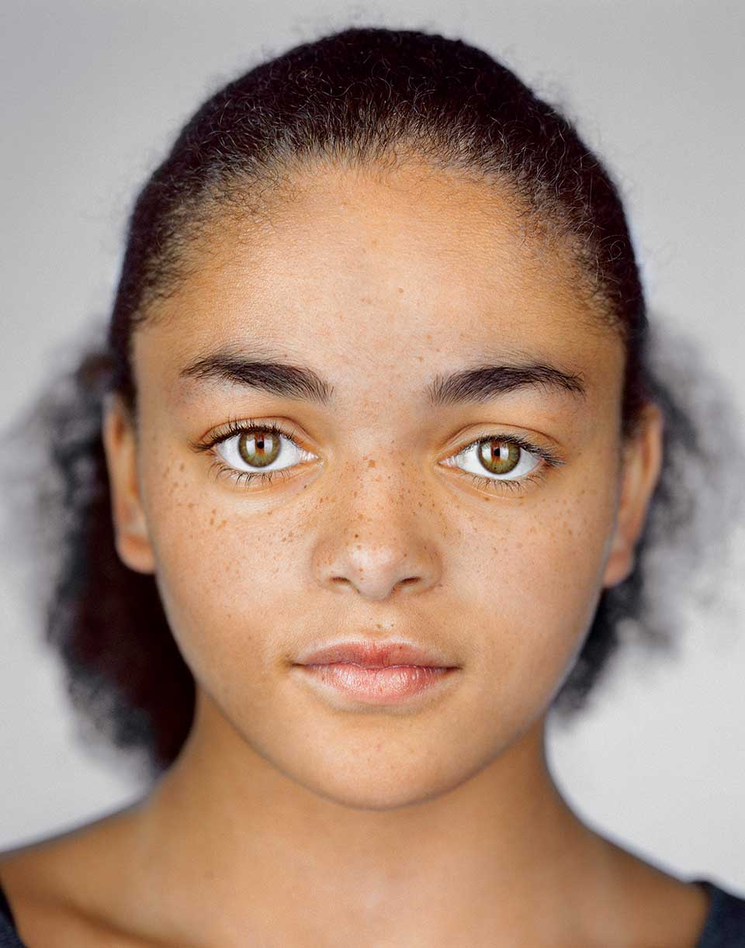
#> input picture imagens/entrada/img_1.png, 745 x 948 px, shrunk from 960 x 1222 before the run
$ python -i funcoes.py   (imports and definitions only)
#> lines starting #> are read from the running program, lines starting #| are printed output that depends on the picture; after the words box and inside, x2 and y2 are one past the last pixel; in counts of white or black regions, pixels touching at a corner belong together
#> further down, picture is the input picture: shape (948, 745, 3); mean B, G, R 123, 139.6, 167.1
import cv2 as cv
import numpy as np
from matplotlib import colors
from matplotlib import pyplot as plt


def skin_detection(imagem):
    # define os limites superior e inferior do pixel HSV
    # intensidades a serem consideradas 'pele'
    lower = np.array([0, 48, 80], dtype="uint8")
    upper = np.array([20, 255, 255], dtype="uint8")
    converted = cv.cvtColor(imagem, cv.COLOR_BGR2HSV)
#> converted: shape (948, 745, 3); mean H, S, V 37.3, 79.1, 167.6
    skinMask = cv.inRange(converted, lower, upper)
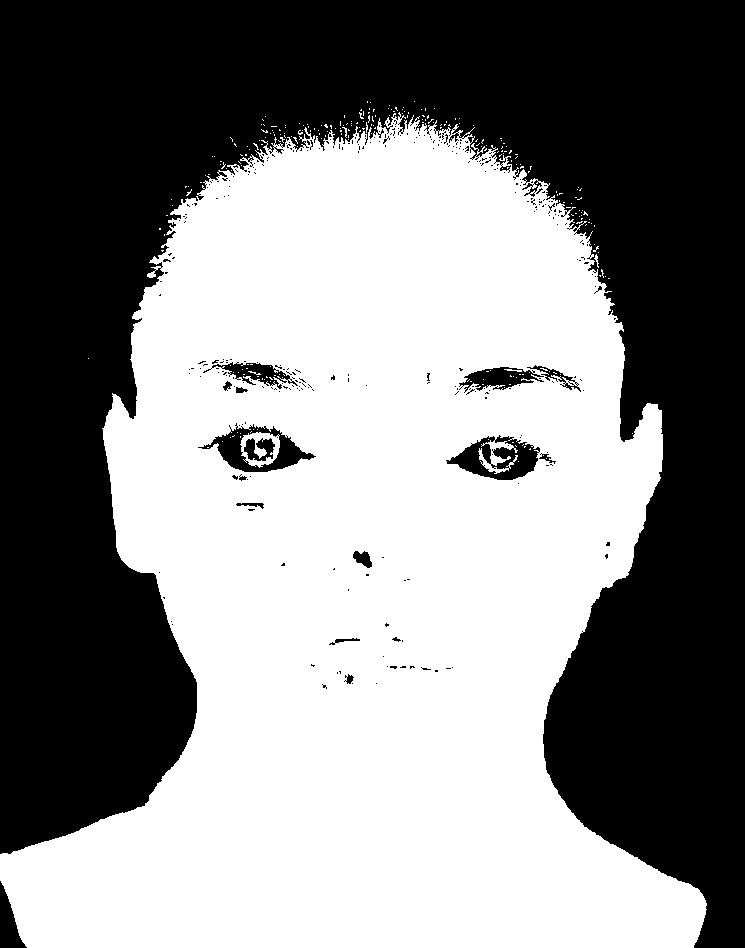
#> skinMask: shape (948, 745); 52.8% white; 318 black regions (301 under 20 px), largest, box (x1, y1, x2, y2) and area: (0, 0, 745, 948) 323991, (446, 435, 540, 480) 2169, (198, 423, 316, 472) 1966
    # aplicação de uma série de erosões e dilatações na máscara
    # usando um kernel elíptico
    kernel = cv.getStructuringElement(cv.MORPH_ELLIPSE, (11, 11))
    skinMask = cv.erode(skinMask, kernel, iterations=2)
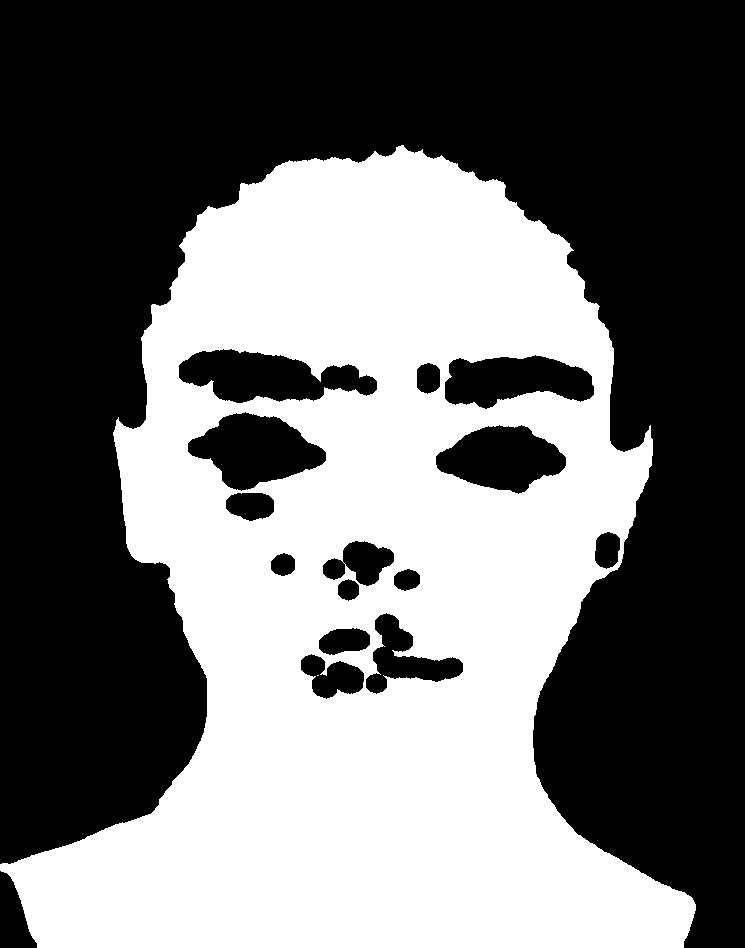
#> skinMask: shape (948, 745); 44.3% white; 2 white regions (1 under 20 px), largest, box (x1, y1, x2, y2) and area: (0, 145, 696, 948) 312599
    skinMask = cv.dilate(skinMask, kernel, iterations=2)
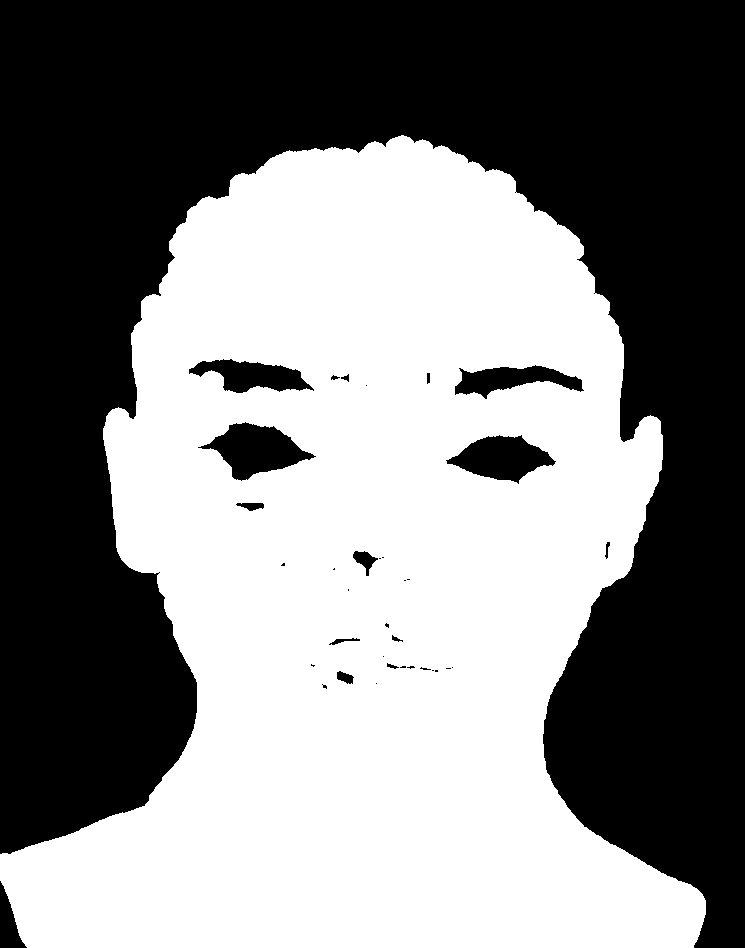
#> skinMask: shape (948, 745); 51.1% white; 36 black regions (20 under 20 px), largest, box (x1, y1, x2, y2) and area: (0, 0, 745, 948) 332230, (198, 422, 316, 481) 3513, (446, 435, 556, 484) 3074
    # desfoque a máscara para ajudar a remover o ruído e, em seguida, aplique o
    # máscara para a moldura
    skinMask = cv.GaussianBlur(skinMask, (3, 3), 0)
    skin = cv.bitwise_and(imagem, imagem, mask=skinMask)
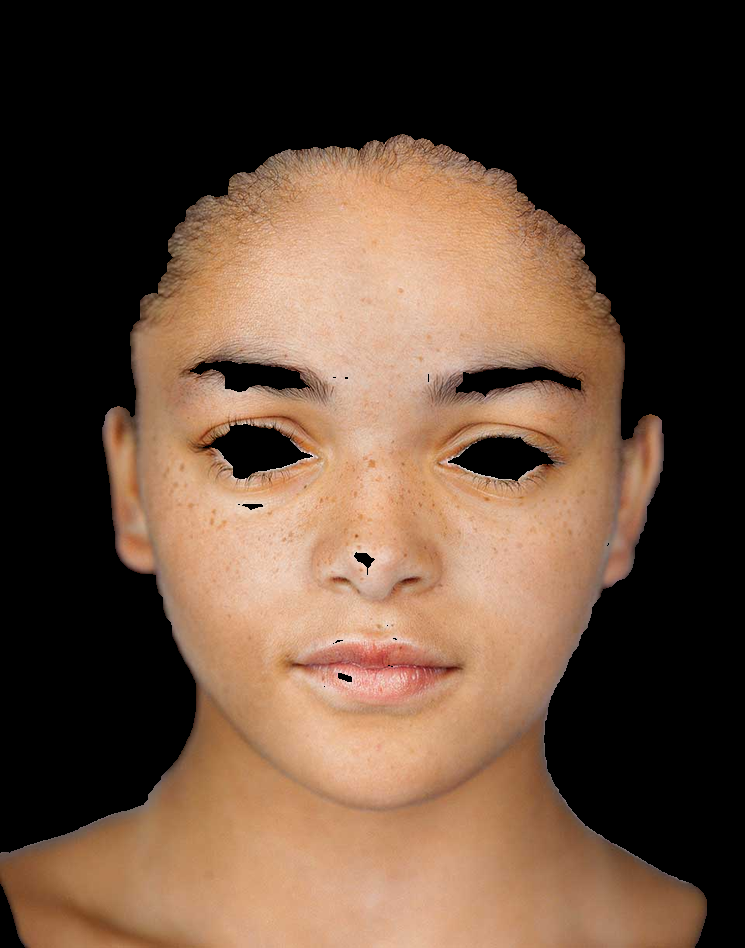
#> skin: shape (948, 745, 3); mean B, G, R 57.5, 74.8, 99.6
    # mostra a pele da imagem
    return skin


# [50 lines left out: functions face_detect, RGB_color_space, HSV_color_space, not called in this run]

>>> import cv2
>>> picture = cv2.imread('imagens/entrada/img_1.png')
>>> result = skin_detection(picture)
